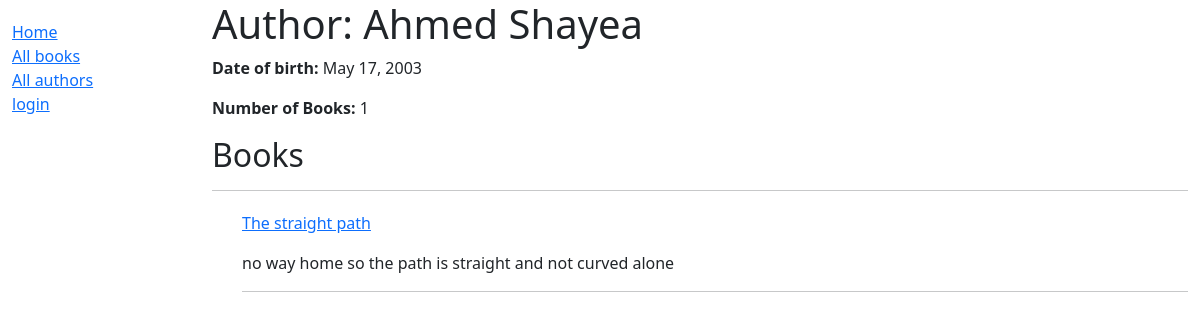
The app's page /catalog/authors/1, older data.
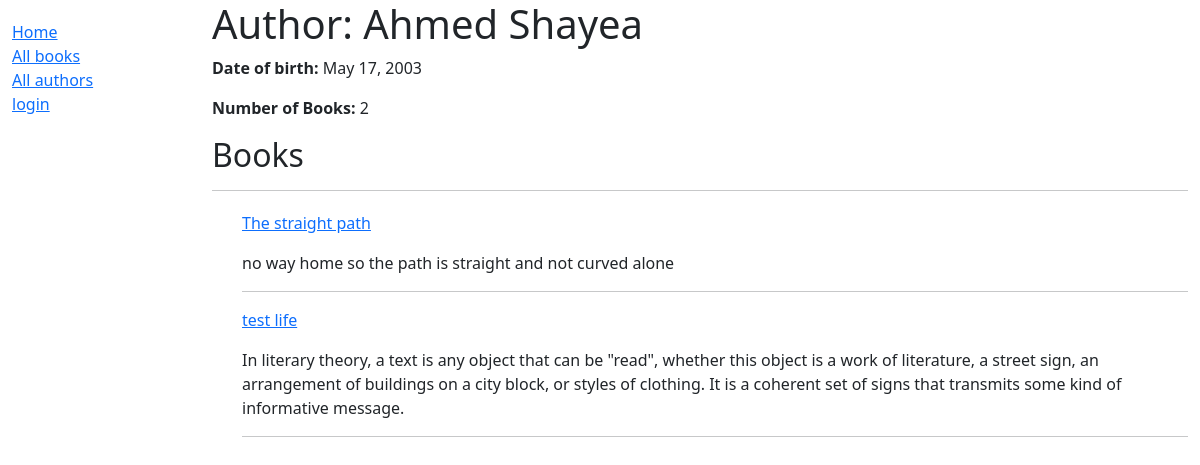
The same page, newer data.
### catalog/models.py (models this page shows, shortened)
class Book(models.Model):
    title = models.CharField(max_length=200)
    author = models.ForeignKey("Author", on_delete=models.SET_NULL, null=True)
    summery = models.TextField(
        max_length=1000, help_text="Enter a brief description about the book"
    )
    isbn = models.CharField(
        "ISBN",
        max_length=13,
        help_text='ISBN 13 character <a href="https://www.isbn-international.org/content/what-isbn">ISBN number</a>',
    )
    genre = models.ManyToManyField(Genre, help_text="Select genre for this book")
    language = models.ForeignKey("Language", on_delete=models.SET_NULL, null=True)
    def get_absolute_url(self):
        return reverse("book-detail", args=[str(self.id)])
    def display_genre(self):
        """ create a string representing the first three genre if any"""
        return ", ".join(genre.name for genre in self.genre.all()[:3])
    display_genre.short_description = "Genre"

### catalog/views.py (the view)
# urls.py: path("authors/<int:pk>",views.author_detail, name="author-detail"),
def author_detail(request, pk):
    author = Author.objects.get(pk=pk)
    books = Book.objects.filter(author=author.id)
    number_of_book =  Book.objects.filter(author=author.id).count()
    return render(request, 'catalog/author_detail.html', {
        'author': author,
        'books': books,
        'number_of_book': number_of_book,
        })

### catalog/templates/catalog/author_detail.html (shortened to what this page needs)
{% extends 'catalog/layout.html' %}
{% block content %}
	<h1>Author: {{ author.first_name }} {{ author.last_name }}</h1>
	<p><strong>Date of birth: </strong> {{ author.date_of_birth }} </p>
	<p><strong>Number of Books: </strong>{{ number_of_book }}</p>
	<h2> Books </h2>
	<hr>
	<div class="books" style="margin-left: 30px; margin-top: 20px;">
		{% if books %}
			{% for book in books %}
				<p><a href="{{ book.get_absolute_url }}">{{ book.title }}</a></p>
				<div>
					<p>{{ book.summery }}</p>
				</div>
					{% if not foreloop.last %}
						<hr>
					{% endif %}
			{% endfor %}
		{% else %}
			<h4>NO WAY HOME SO THE AUTHOR DOESN'T HAVE BOOKS ALONE</h4>
		{% endif %}
	</div>
{% endblock %}

Row changes from the older to the newer data that the page shows:
added Book: title "test life", summery "In literary theory, a text is any object that can be \"read\", whether this object is a work of literature, a street sign, an arrangement of buildings on a city block, or styles of clothing. It is a coherent set of signs that transmits some kind of informative message."
Text that changed along with them:
{{ number_of_book }}: "1" → "2"
